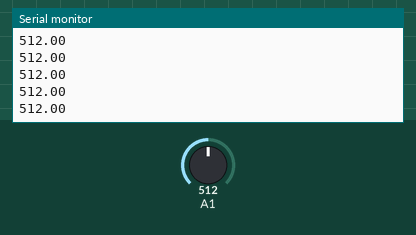
Simulated run of this sketch. Board: Arduino Uno, built for the host (arithmetic inside an expression is 32-bit, double 64-bit). Parts: the last lines printed to the serial monitor. Inputs (shaded band) come from the test bench; at power-on: A1 = 512.

Above: at 1.2 s.
1.3 s: A1 set to 716
At 1.31 s:
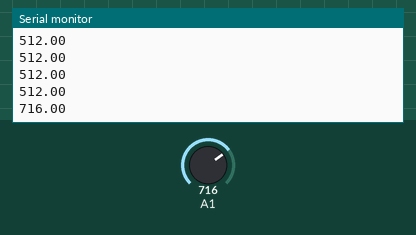
2.8 s: A1 set to 900
At 2.81 s:
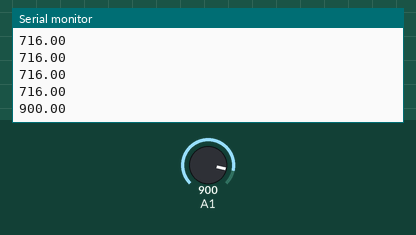
Timing chart, 0 to 5.8 s (numbered marks = the images above; inputs shaded):
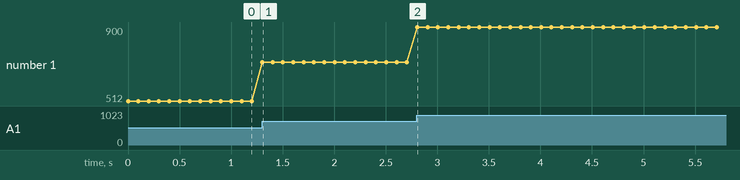

Measured:
- after the input at 1.3 s, the serial monitor: prints a new line at once (image 1)
- after the input at 2.8 s, the serial monitor: prints a new line at once (image 2)
- plotted number 1: 512 → 716 after the input at 1.3 s, 716 → 900 after the input at 2.8 s

The sketch:

arduino_code.ino
```cpp
void setup() {
  Serial.begin(9600);
  pinMode(A1, INPUT_PULLDOWN);
}

void loop() {
  float data = analogRead(A1);
//  Serial.print("before data : ");
//  Serial.print(data);
//  data = map(data, 345, 1023, 0, 500) / 100.00;
  if (data < 0) data = 0.00;
//  Serial.print("   after data : ");
  Serial.println(data);

  delay(100);
}
```
